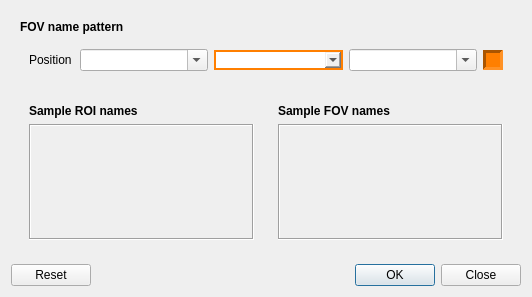
<?xml version="1.0" encoding="UTF-8"?>
<ui version="4.0">
 <class>FOV2ROIlinks</class>
 <widget class="QDialog" name="FOV2ROIlinks">
  <property name="geometry">
   <rect>
    <x>0</x>
    <y>0</y>
    <width>532</width>
    <height>295</height>
   </rect>
  </property>
  <property name="windowTitle">
   <string>Dialog</string>
  </property>
  <layout class="QHBoxLayout" name="horizontalLayout">
   <item>
    <widget class="QWidget" name="container" native="true">
     <property name="sizePolicy">
      <sizepolicy hsizetype="Expanding" vsizetype="Expanding">
       <horstretch>0</horstretch>
       <verstretch>0</verstretch>
      </sizepolicy>
     </property>
     <layout class="QVBoxLayout" name="container_layout">
      <property name="leftMargin">
       <number>0</number>
      </property>
      <property name="topMargin">
       <number>0</number>
      </property>
      <property name="rightMargin">
       <number>0</number>
      </property>
      <property name="bottomMargin">
       <number>0</number>
      </property>
      <item>
       <widget class="QWidget" name="control_widgets" native="true">
        <property name="sizePolicy">
         <sizepolicy hsizetype="Expanding" vsizetype="Expanding">
          <horstretch>0</horstretch>
          <verstretch>0</verstretch>
         </sizepolicy>
        </property>
        <layout class="QVBoxLayout" name="verticalLayout">
         <item>
          <widget class="QLabel" name="label">
           <property name="styleSheet">
            <string notr="true">font: bold;</string>
           </property>
           <property name="text">
            <string>FOV name pattern</string>
           </property>
          </widget>
         </item>
         <item>
          <widget class="QWidget" name="patterns_widget" native="true">
           <layout class="QVBoxLayout" name="patterns_layout">
            <item>
             <widget class="QWidget" name="pos_widget" native="true">
              <property name="sizePolicy">
               <sizepolicy hsizetype="Expanding" vsizetype="Minimum">
                <horstretch>0</horstretch>
                <verstretch>0</verstretch>
               </sizepolicy>
              </property>
              <layout class="QHBoxLayout" name="pos_layout">
               <property name="leftMargin">
                <number>0</number>
               </property>
               <property name="topMargin">
                <number>0</number>
               </property>
               <property name="rightMargin">
                <number>0</number>
               </property>
               <property name="bottomMargin">
                <number>0</number>
               </property>
               <item>
                <widget class="QLabel" name="position">
                 <property name="sizePolicy">
                  <sizepolicy hsizetype="Fixed" vsizetype="Fixed">
                   <horstretch>0</horstretch>
                   <verstretch>0</verstretch>
                  </sizepolicy>
                 </property>
                 <property name="minimumSize">
                  <size>
                   <width>45</width>
                   <height>0</height>
                  </size>
                 </property>
                 <property name="text">
                  <string notr="true">Position</string>
                 </property>
                </widget>
               </item>
               <item>
                <widget class="QComboBox" name="pos_left">
                 <property name="sizePolicy">
                  <sizepolicy hsizetype="Expanding" vsizetype="Fixed">
                   <horstretch>0</horstretch>
                   <verstretch>0</verstretch>
                  </sizepolicy>
                 </property>
                 <property name="editable">
                  <bool>true</bool>
                 </property>
                 <property name="currentText">
                  <string notr="true"/>
                 </property>
                </widget>
               </item>
               <item>
                <widget class="QComboBox" name="pos_pattern">
                 <property name="sizePolicy">
                  <sizepolicy hsizetype="Expanding" vsizetype="Fixed">
                   <horstretch>0</horstretch>
                   <verstretch>0</verstretch>
                  </sizepolicy>
                 </property>
                 <property name="styleSheet">
                  <string notr="true">border: 2px solid rgb(255, 127, 0);</string>
                 </property>
                 <property name="editable">
                  <bool>true</bool>
                 </property>
                 <property name="currentText">
                  <string notr="true"/>
                 </property>
                </widget>
               </item>
               <item>
                <widget class="QComboBox" name="pos_right">
                 <property name="sizePolicy">
                  <sizepolicy hsizetype="Expanding" vsizetype="Fixed">
                   <horstretch>0</horstretch>
                   <verstretch>0</verstretch>
                  </sizepolicy>
                 </property>
                 <property name="editable">
                  <bool>true</bool>
                 </property>
                </widget>
               </item>
               <item>
                <widget class="QLabelClickable" name="pos_colour">
                 <property name="sizePolicy">
                  <sizepolicy hsizetype="Fixed" vsizetype="Fixed">
                   <horstretch>20</horstretch>
                   <verstretch>20</verstretch>
                  </sizepolicy>
                 </property>
                 <property name="minimumSize">
                  <size>
                   <width>20</width>
                   <height>20</height>
                  </size>
                 </property>
                 <property name="styleSheet">
                  <string notr="true">background-color: rgb(255, 127, 0);</string>
                 </property>
                 <property name="frameShape">
                  <enum>QFrame::Panel</enum>
                 </property>
                 <property name="frameShadow">
                  <enum>QFrame::Sunken</enum>
                 </property>
                 <property name="lineWidth">
                  <number>3</number>
                 </property>
                 <property name="text">
                  <string/>
                 </property>
                </widget>
               </item>
              </layout>
             </widget>
            </item>
           </layout>
          </widget>
         </item>
        </layout>
       </widget>
      </item>
      <item>
       <widget class="QWidget" name="samples_widget" native="true">
        <layout class="QHBoxLayout" name="samples_layout_2">
         <property name="rightMargin">
          <number>9</number>
         </property>
         <item>
          <widget class="QWidget" name="samplesROI_widget" native="true">
           <property name="sizePolicy">
            <sizepolicy hsizetype="Minimum" vsizetype="Expanding">
             <horstretch>0</horstretch>
             <verstretch>0</verstretch>
            </sizepolicy>
           </property>
           <layout class="QVBoxLayout" name="samplesROI_layout">
            <property name="topMargin">
             <number>0</number>
            </property>
            <item>
             <widget class="QLabel" name="samplesROI_box_title">
              <property name="sizePolicy">
               <sizepolicy hsizetype="Expanding" vsizetype="Preferred">
                <horstretch>0</horstretch>
                <verstretch>0</verstretch>
               </sizepolicy>
              </property>
              <property name="styleSheet">
               <string notr="true">font: bold;</string>
              </property>
              <property name="text">
               <string notr="true">Sample ROI names</string>
              </property>
              <property name="alignment">
               <set>Qt::AlignLeading|Qt::AlignLeft|Qt::AlignVCenter</set>
              </property>
             </widget>
            </item>
            <item>
             <widget class="QFrame" name="sampleROI_list">
              <property name="sizePolicy">
               <sizepolicy hsizetype="MinimumExpanding" vsizetype="Expanding">
                <horstretch>0</horstretch>
                <verstretch>0</verstretch>
               </sizepolicy>
              </property>
              <property name="frameShape">
               <enum>QFrame::Box</enum>
              </property>
              <property name="frameShadow">
               <enum>QFrame::Sunken</enum>
              </property>
              <layout class="QVBoxLayout" name="sample_list_layout">
               <item>
                <widget class="QLabel" name="sampleROI1">
                 <property name="sizePolicy">
                  <sizepolicy hsizetype="MinimumExpanding" vsizetype="Preferred">
                   <horstretch>0</horstretch>
                   <verstretch>0</verstretch>
                  </sizepolicy>
                 </property>
                </widget>
               </item>
               <item>
                <widget class="QLabel" name="sampleROI2">
                 <property name="sizePolicy">
                  <sizepolicy hsizetype="MinimumExpanding" vsizetype="Preferred">
                   <horstretch>0</horstretch>
                   <verstretch>0</verstretch>
                  </sizepolicy>
                 </property>
                </widget>
               </item>
               <item>
                <widget class="QLabel" name="sampleROI3">
                 <property name="sizePolicy">
                  <sizepolicy hsizetype="MinimumExpanding" vsizetype="Preferred">
                   <horstretch>0</horstretch>
                   <verstretch>0</verstretch>
                  </sizepolicy>
                 </property>
                </widget>
               </item>
               <item>
                <widget class="QLabel" name="sampleROI4">
                 <property name="sizePolicy">
                  <sizepolicy hsizetype="MinimumExpanding" vsizetype="Preferred">
                   <horstretch>0</horstretch>
                   <verstretch>0</verstretch>
                  </sizepolicy>
                 </property>
                </widget>
               </item>
               <item>
                <widget class="QLabel" name="sampleROI5">
                 <property name="sizePolicy">
                  <sizepolicy hsizetype="MinimumExpanding" vsizetype="Preferred">
                   <horstretch>0</horstretch>
                   <verstretch>0</verstretch>
                  </sizepolicy>
                 </property>
                </widget>
               </item>
              </layout>
             </widget>
            </item>
           </layout>
          </widget>
         </item>
         <item>
          <widget class="QWidget" name="samplesFOV_widget" native="true">
           <layout class="QVBoxLayout" name="sampleFOV_layout">
            <property name="topMargin">
             <number>0</number>
            </property>
            <item>
             <widget class="QLabel" name="sampleFOV_box_title">
              <property name="sizePolicy">
               <sizepolicy hsizetype="Expanding" vsizetype="Preferred">
                <horstretch>0</horstretch>
                <verstretch>0</verstretch>
               </sizepolicy>
              </property>
              <property name="font">
               <font>
                <bold>true</bold>
               </font>
              </property>
              <property name="text">
               <string notr="true">Sample FOV names</string>
              </property>
             </widget>
            </item>
            <item>
             <widget class="QFrame" name="sampleFOV_list">
              <property name="sizePolicy">
               <sizepolicy hsizetype="MinimumExpanding" vsizetype="Expanding">
                <horstretch>0</horstretch>
                <verstretch>0</verstretch>
               </sizepolicy>
              </property>
              <property name="frameShape">
               <enum>QFrame::Box</enum>
              </property>
              <property name="frameShadow">
               <enum>QFrame::Sunken</enum>
              </property>
              <layout class="QVBoxLayout" name="sample_FOVlist_layout">
               <item>
                <widget class="QLabel" name="sampleFOV1">
                 <property name="text">
                  <string notr="true"/>
                 </property>
                </widget>
               </item>
               <item>
                <widget class="QLabel" name="sampleFOV2">
                 <property name="text">
                  <string/>
                 </property>
                </widget>
               </item>
               <item>
                <widget class="QLabel" name="sampleFOV3">
                 <property name="text">
                  <string notr="true"/>
                 </property>
                </widget>
               </item>
               <item>
                <widget class="QLabel" name="sampleFOV4">
                 <property name="text">
                  <string notr="true"/>
                 </property>
                </widget>
               </item>
               <item>
                <widget class="QLabel" name="sampleFOV5">
                 <property name="text">
                  <string notr="true"/>
                 </property>
                </widget>
               </item>
              </layout>
             </widget>
            </item>
           </layout>
          </widget>
         </item>
        </layout>
       </widget>
      </item>
      <item>
       <widget class="QDialogButtonBox" name="buttonBox">
        <property name="orientation">
         <enum>Qt::Horizontal</enum>
        </property>
        <property name="standardButtons">
         <set>QDialogButtonBox::Close|QDialogButtonBox::Ok|QDialogButtonBox::Reset</set>
        </property>
       </widget>
      </item>
     </layout>
    </widget>
   </item>
  </layout>
 </widget>
 <customwidgets>
  <customwidget>
   <class>QLabelClickable</class>
   <extends>QLabel</extends>
   <header>qlabelclickable.h</header>
   <slots>
    <signal>clicked()</signal>
   </slots>
  </customwidget>
 </customwidgets>
 <resources/>
 <connections>
  <connection>
   <sender>buttonBox</sender>
   <signal>clicked(QAbstractButton*)</signal>
   <receiver>FOV2ROIlinks</receiver>
   <slot>button_clicked(QAbstractButton*)</slot>
   <hints>
    <hint type="sourcelabel">
     <x>370</x>
     <y>285</y>
    </hint>
    <hint type="destinationlabel">
     <x>4</x>
     <y>166</y>
    </hint>
   </hints>
  </connection>
  <connection>
   <sender>pos_right</sender>
   <signal>currentTextChanged(QString)</signal>
   <receiver>FOV2ROIlinks</receiver>
   <slot>change_sample_style()</slot>
   <hints>
    <hint type="sourcelabel">
     <x>355</x>
     <y>68</y>
    </hint>
    <hint type="destinationlabel">
     <x>389</x>
     <y>1</y>
    </hint>
   </hints>
  </connection>
  <connection>
   <sender>pos_left</sender>
   <signal>currentTextChanged(QString)</signal>
   <receiver>FOV2ROIlinks</receiver>
   <slot>change_sample_style()</slot>
   <hints>
    <hint type="sourcelabel">
     <x>166</x>
     <y>68</y>
    </hint>
    <hint type="destinationlabel">
     <x>153</x>
     <y>3</y>
    </hint>
   </hints>
  </connection>
  <connection>
   <sender>pos_pattern</sender>
   <signal>currentTextChanged(QString)</signal>
   <receiver>FOV2ROIlinks</receiver>
   <slot>change_sample_style()</slot>
   <hints>
    <hint type="sourcelabel">
     <x>260</x>
     <y>66</y>
    </hint>
    <hint type="destinationlabel">
     <x>222</x>
     <y>11</y>
    </hint>
   </hints>
  </connection>
  <connection>
   <sender>pos_colour</sender>
   <signal>clicked()</signal>
   <receiver>FOV2ROIlinks</receiver>
   <slot>choose_colour()</slot>
   <hints>
    <hint type="sourcelabel">
     <x>485</x>
     <y>66</y>
    </hint>
    <hint type="destinationlabel">
     <x>408</x>
     <y>23</y>
    </hint>
   </hints>
  </connection>
 </connections>
 <slots>
  <slot>change_sample_style()</slot>
  <slot>choose_colour()</slot>
  <slot>button_clicked(QAbstractButton*)</slot>
 </slots>
</ui>
